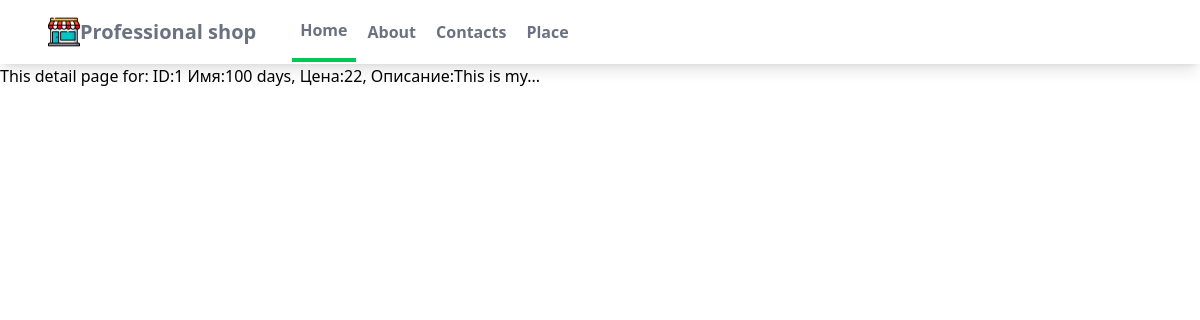
Before: /myapp/1/ with the older database file.
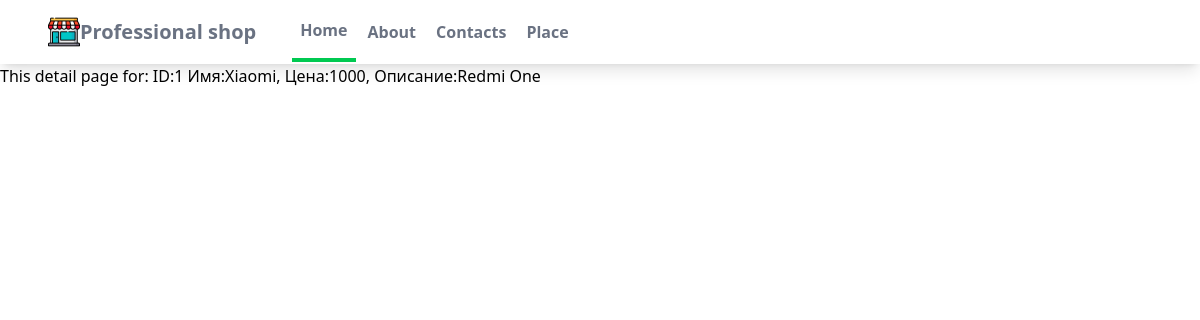
After: the same page with the newer database file.
### myapp/models.py (models this page shows, shortened)
class Product(models.Model):
  name = models.CharField(max_length=100)
  price = models.IntegerField()
  description = models.CharField(max_length=200)
  image = models.ImageField(blank=True, upload_to="images")

### myapp/views.py (the view)
# urls.py: path('<int:my_id>/', indexItem, name="detail"),
def indexItem(request, my_id):
  item = Product.objects.get(id=my_id)
  context = {
    'item' : item,
  }
  return render(request, "myapp/detail.html",context=context )

### myapp/templates/myapp/detail.html (shortened to what this page needs)
{% extends "myapp/base.html" %} {% load static %}
		{% block content %}
		<h1>
			This detail page for: ID:{{item.id}} Имя:{{item.name}},
			Цена:{{item.price}}, Описание:{{item.description}}
		</h1>
		{% endblock content %}

### myapp/templates/myapp/base.html (shortened to what this page needs)
{% load static %}
<!DOCTYPE html>
<html lang="en">
	<head>
		<script src="https://unpkg.com/@tailwindcss/browser@4"></script>
	</head>
	<body>
		{% include "myapp/navbar.html" %} {% block content %} {% endblock content %}
	</body>
</html>

### myapp/templates/myapp/navbar.html
{% load static %}
<nav class="bg-white shadow-lg">
	<div class="max-w-6xl mx-auto px-4">
		<div class="flex justify-between">
			<div class="flex space-x-7">
				<div>
					<a href="#" class="flex items-center px-2 py-4">
						<img
							class="h-8 w-8"
							src="{% static 'myapp/images/store.png' %}"
							alt="logo-image"
						/>
						<span class="text-gray-500 font-semibold text-xl"
							>Professional shop</span
						>
					</a>
				</div>
				<div class="items-center flex space-x-1">
					<a
						href="#"
						class="py-4 px-2 text-gray-500 font-semibold border-b-4 border-green-500"
						>Home</a
					>
					<a href="#" class="py-4 px-2 text-gray-500 font-semibold">About</a>
					<a href="#" class="py-4 px-2 text-gray-500 font-semibold">Contacts</a>
					<a href="#" class="py-4 px-2 text-gray-500 font-semibold">Place</a>
				</div>
			</div>
		</div>
	</div>
</nav>

Changed rows visible on the page:
changed Product id 1: name "100 days" → "Xiaomi"; price "22" → "1000"; description "This is my..." → "Redmi One"
